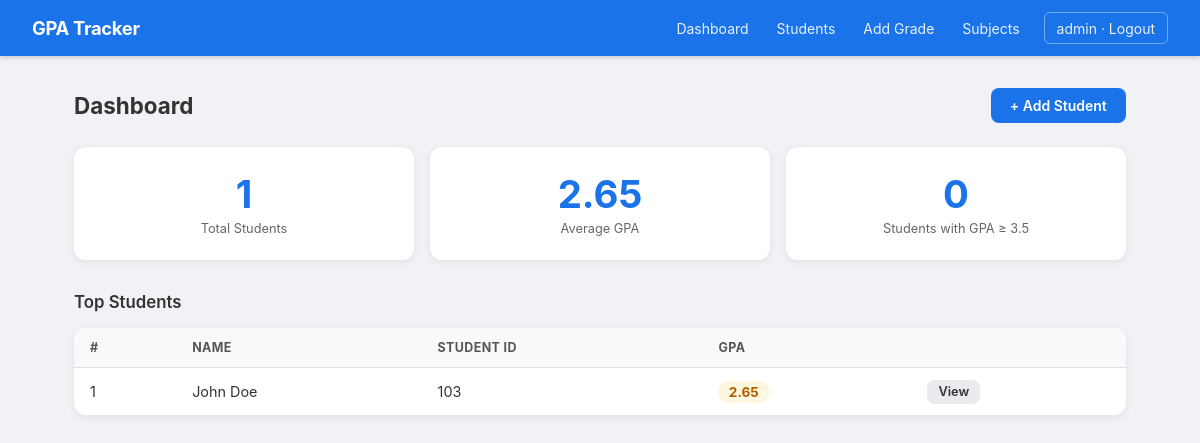
The page / (signed in) on the database its author committed.
### app/models.py (models this page shows, shortened)
class User(UserMixin, db.Model):
    __tablename__ = 'users'
    id = db.Column(db.Integer, primary_key=True)
    username = db.Column(db.String(80), unique=True, nullable=False)
    password_hash = db.Column(db.String(256), nullable=False)

class Student(db.Model):
    __tablename__ = 'students'
    id = db.Column(db.Integer, primary_key=True)
    student_id = db.Column(db.String(20), unique=True, nullable=False)
    first_name = db.Column(db.String(80), nullable=False)
    last_name = db.Column(db.String(80), nullable=False)
    email = db.Column(db.String(120), unique=True, nullable=False)
    grades = db.relationship('Grade', backref='student', lazy=True, cascade='all, delete-orphan')
    @property
    def full_name(self):
        return f'{self.first_name} {self.last_name}'
    @property
    def gpa(self):
        if not self.grades:
            return 0.0
        total_points = sum(g.grade_points * g.credit_hours for g in self.grades)
        total_credits = sum(g.credit_hours for g in self.grades)
        return round(total_points / total_credits, 2) if total_credits > 0 else 0.0

class Grade(db.Model):
    __tablename__ = 'grades'
    id = db.Column(db.Integer, primary_key=True)
    student_id = db.Column(db.Integer, db.ForeignKey('students.id'), nullable=False)
    subject_id = db.Column(db.Integer, db.ForeignKey('subjects.id'), nullable=False)
    letter_grade = db.Column(db.String(2), nullable=False)
    semester = db.Column(db.String(20), nullable=False)
    GRADE_POINTS = {
        'A+': 4.0, 'A': 4.0, 'A-': 3.7,
        'B+': 3.3, 'B': 3.0, 'B-': 2.7,
        'C+': 2.3, 'C': 2.0, 'C-': 1.7,
        'D+': 1.3, 'D': 1.0, 'D-': 0.7,
        'F': 0.0,
    }
    @property
    def grade_points(self):
        return self.GRADE_POINTS.get(self.letter_grade, 0.0)
    @property
    def credit_hours(self):
        return self.subject.credit_hours

class Subject(db.Model):
    __tablename__ = 'subjects'
    id = db.Column(db.Integer, primary_key=True)
    code = db.Column(db.String(20), unique=True, nullable=False)
    name = db.Column(db.String(120), nullable=False)
    credit_hours = db.Column(db.Integer, nullable=False, default=3)
    grades = db.relationship('Grade', backref='subject', lazy=True)

### app/routes/main.py (the view)
@main_bp.route('/')
@login_required
def index():
    students = Student.query.all()
    total_students = len(students)
    avg_gpa = round(sum(s.gpa for s in students) / total_students, 2) if total_students else 0.0
    top_students = sorted(students, key=lambda s: s.gpa, reverse=True)[:5]
    high_gpa = sum(1 for s in students if s.gpa >= 3.5)
    return render_template('index.html',
                           total_students=total_students,
                           avg_gpa=avg_gpa,
                           top_students=top_students,
                           high_gpa=high_gpa)

### app/routes/auth.py (called while the page is built)
@login_manager.user_loader
def load_user(user_id):
    return db.session.get(User, int(user_id))

### app/templates/index.html (shortened to what this page needs)
{% extends 'base.html' %}
{% block content %}
<div class="page-header">
  <h2>Dashboard</h2>
  <a href="{{ url_for('students.add_student') }}" class="btn btn-primary">+ Add Student</a>
</div>
<div class="stats-grid">
  <div class="stat-card">
    <div class="stat-number">{{ total_students }}</div>
    <div class="stat-label">Total Students</div>
  </div>
  <div class="stat-card">
    <div class="stat-number">{{ avg_gpa }}</div>
    <div class="stat-label">Average GPA</div>
  </div>
  <div class="stat-card">
    <div class="stat-number">{{ high_gpa }}</div>
    <div class="stat-label">Students with GPA ≥ 3.5</div>
  </div>
</div>
{% if top_students %}
<h3>Top Students</h3>
<table class="table">
  <thead>
    <tr><th>#</th><th>Name</th><th>Student ID</th><th>GPA</th><th></th></tr>
  </thead>
  <tbody>
    {% for student in top_students %}
    <tr>
      <td>{{ loop.index }}</td>
      <td>{{ student.full_name }}</td>
      <td>{{ student.student_id }}</td>
      <td>
        <span class="gpa-badge gpa-{{ 'high' if student.gpa >= 3.5 else 'mid' if student.gpa >= 2.0 else 'low' }}">
          {{ student.gpa }}
        </span>
      </td>
      <td><a href="{{ url_for('students.detail', student_id=student.id) }}" class="btn btn-sm btn-secondary">View</a></td>
    </tr>
    {% endfor %}
  </tbody>
</table>
{% else %}
<div class="empty-state-box">
  <p>No students yet.</p>
  <a href="{{ url_for('students.add_student') }}" class="btn btn-primary" style="margin-top:.75rem">Add your first student</a>
</div>
{% endif %}
{% endblock %}

### app/templates/base.html (shortened to what this page needs)
<!DOCTYPE html>
<html lang="en">
<head>
  <link rel="stylesheet" href="{{ url_for('static', filename='css/style.css') }}">
</head>
<body>
  {% if current_user.is_authenticated %}
  <nav class="navbar">
    <div class="nav-brand">GPA Tracker</div>
    <div class="nav-links">
      <a href="{{ url_for('main.index') }}">Dashboard</a>
      <a href="{{ url_for('students.list_students') }}">Students</a>
      <a href="{{ url_for('grades.add_grade') }}">Add Grade</a>
      <a href="{{ url_for('grades.subjects') }}">Subjects</a>
      <a href="{{ url_for('auth.logout') }}" class="nav-logout">{{ current_user.username }} · Logout</a>
    </div>
  </nav>
  {% endif %}
  <main class="container">
    {% block content %}{% endblock %}
  </main>
</body>
</html>

### app/static/css/style.css (style rules this page uses)
*, *::before, *::after { box-sizing: border-box; margin: 0; padding: 0; }
body { font-family: -apple-system, BlinkMacSystemFont, 'Segoe UI', Roboto, sans-serif; background: #f0f2f5; color: #333; min-height: 100vh; }
.navbar { background: #1a73e8; color: #fff; display: flex; align-items: center; justify-content: space-between; padding: 0 2rem; height: 56px; box-shadow: 0 2px 4px rgba(0,0,0,.15); position: sticky; top: 0; z-index: 100; }
.nav-brand { font-size: 1.15rem; font-weight: 700; letter-spacing: -.3px; }
.nav-links { display: flex; align-items: center; gap: .25rem; }
.nav-links a { color: rgba(255,255,255,.9); text-decoration: none; padding: .4rem .75rem; border-radius: 6px; font-size: .875rem; transition: background .15s; }
.nav-links a.nav-logout { margin-left: .5rem; border: 1px solid rgba(255,255,255,.4); }
.container { max-width: 1100px; margin: 2rem auto; padding: 0 1.5rem; }
.btn { display: inline-flex; align-items: center; justify-content: center; padding: .55rem 1.2rem; border-radius: 8px; font-size: .875rem; font-weight: 600; cursor: pointer; border: none; text-decoration: none; transition: opacity .15s, transform .1s; white-space: nowrap; }
.btn-primary { background: #1a73e8; color: #fff; }
.btn-secondary { background: #e8eaed; color: #333; }
.btn-sm { padding: .3rem .7rem; font-size: .8rem; }
.page-header { display: flex; align-items: center; justify-content: space-between; margin-bottom: 1.5rem; }
.page-header h2 { font-size: 1.4rem; font-weight: 700; }
.table { width: 100%; border-collapse: collapse; background: #fff; border-radius: 12px; overflow: hidden; box-shadow: 0 2px 8px rgba(0,0,0,.07); }
.table th { background: #f8f9fa; padding: .75rem 1rem; font-size: .78rem; text-align: left; color: #555; border-bottom: 1px solid #e0e0e0; text-transform: uppercase; letter-spacing: .4px; }
.table td { padding: .7rem 1rem; border-bottom: 1px solid #f0f0f0; font-size: .9rem; }
.table tr:last-child td { border-bottom: none; }
.gpa-badge { display: inline-block; padding: .2rem .65rem; border-radius: 20px; font-weight: 700; font-size: .85rem; }
.gpa-mid { background: #fef7e0; color: #b06000; }
.stats-grid { display: grid; grid-template-columns: repeat(auto-fit, minmax(170px, 1fr)); gap: 1rem; margin-bottom: 2rem; }
.stat-card { background: #fff; border-radius: 12px; padding: 1.5rem; text-align: center; box-shadow: 0 2px 8px rgba(0,0,0,.07); }
.stat-number { font-size: 2.4rem; font-weight: 700; color: #1a73e8; }
.stat-label { font-size: .8rem; color: #666; margin-top: .3rem; }
h3 { margin-bottom: 1rem; font-size: 1.05rem; font-weight: 600; color: #333; }

### rows shown on the page
User: username "admin"
Student: full_name "John Doe", student_id "103", gpa "2.65"

### other values the page prints
{{ total_students }} "1"
{{ avg_gpa }} "2.65"
{{ high_gpa }} "0"
